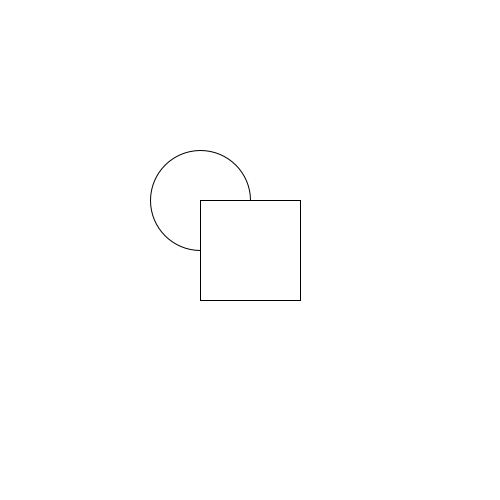
Frame 1 (no input)
Frame 60 (the mouse pressed at the canvas centre just before this capture): identical to frame 1, image omitted
Frame 120 (the mouse held since frame 60 and released just before this capture): identical to frame 1, image omitted

The Processing sketch that drew this single still picture (run headless with seeded random() and noise(); from frame 60 on, the mouse is pressed at the canvas centre):

// Processing sketch: processing_61775
// ── processing_61775.pde

public void setup() {
  size(500, 500);
  background(255);
  ellipse(200, 200, 100, 100);
  rect(200, 200, 100, 100);
}

public void draw() {
}
